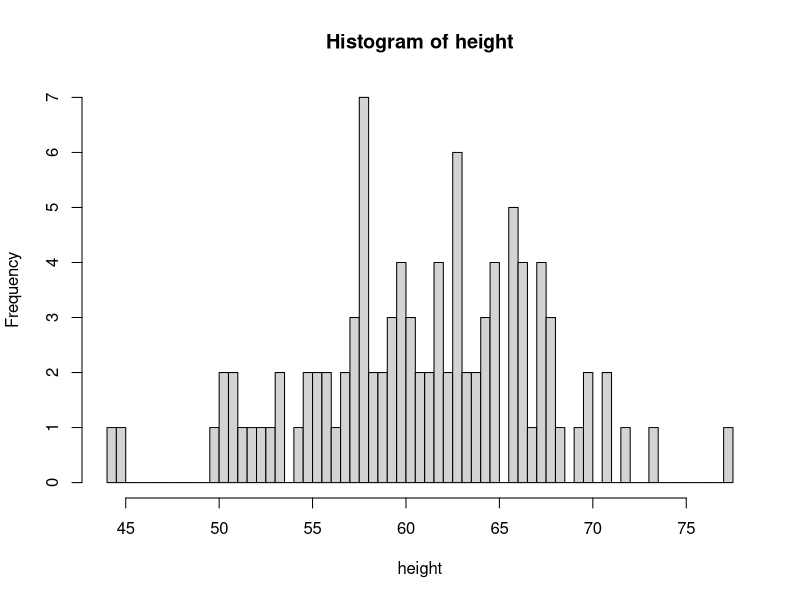
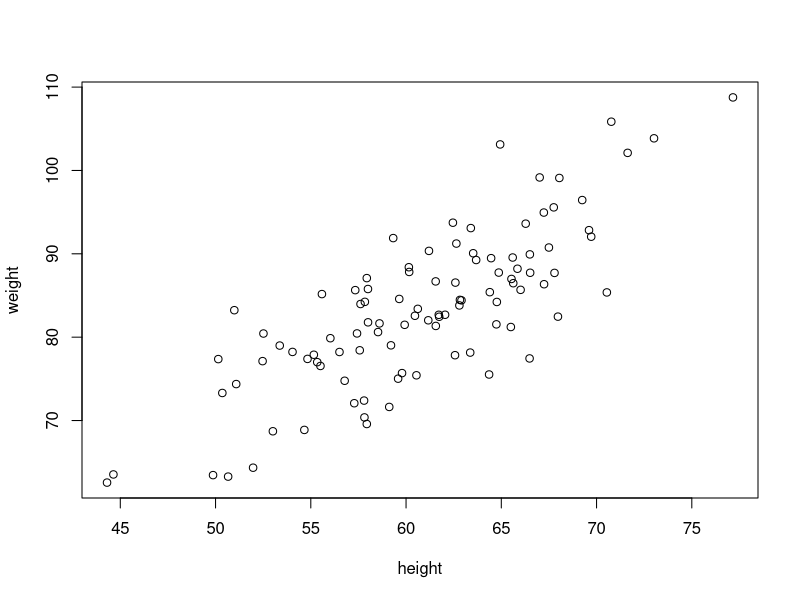

These figures' R source, in order:
## ---- chunk 1
knitr::opts_chunk$set(echo = TRUE)
## ---- chunk 2
# clean with CSS


## ---- chunk 3
height <- rnorm(n=100, mean= 60, sd = 6)
weight <- height*1.2 +  rnorm(n=100, mean= 10, sd = 6)
hist(height, breaks=50)
plot(height, weight)
